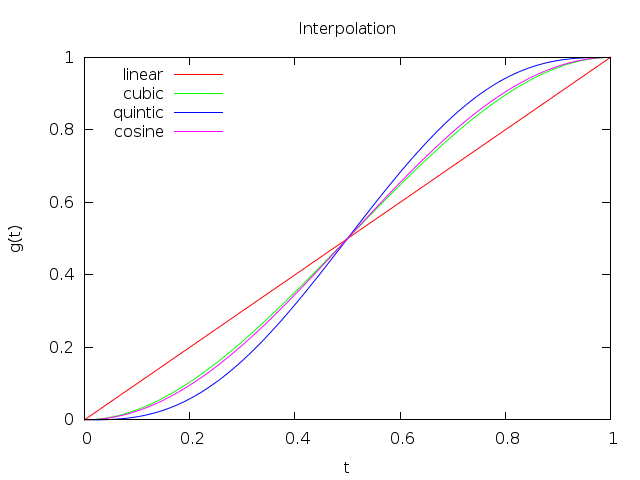

The gnuplot source for this figure:
# gnuplot script
# $ gnuplot < curve.gp

set terminal pngcairo

set output "curve.png"
set title "Interpolation"
set ylabel "g(t)"
set xlabel "t"
set key left top

plot [0:1] x title "linear", \
  -2 * x ** 3 + 3 * x ** 2 title "cubic", \
  6 * x ** 5 - 15 * x ** 4 + 10 * x ** 3 title "quintic", \
  (1 - cos(pi * x)) * 0.5 title "cosine"
